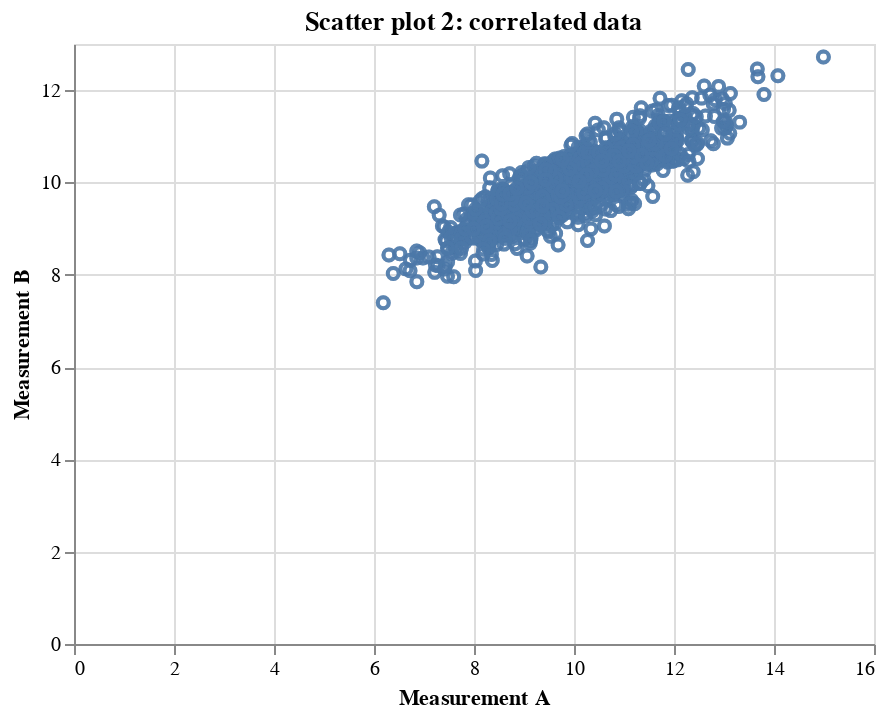

Notebook cell for this chart:
### Code cell
import pandas as pd
import altair as alt
import numpy as np

df = pd.read_pickle('example7.pkl')
selection = alt.selection_interval(bind='scales')

alt.Chart(df).transform_fold(
    ['Measurement A', 'Measurement B'],
    as_=['Experiment', 'Measurement']
).mark_point().encode(
    x='Measurement A',
    y='Measurement B'
).properties(
    title=['Scatter plot 2: correlated data'
          ]
).add_selection(
    selection
)

### Figure 1 — Vega-Lite specification as saved in the notebook (floating-point values rounded to 4 significant figures; data arrays with more than 128 entries replaced by an {"elided": "..."} marker saying what was removed)
{"config": {"view": {"continuousWidth": 400, "continuousHeight": 300}}, "data": {"name": "data-b60f81a19c937fcfa82265e06e550538"}, "mark": "point", "encoding": {"x": {"field": "Measurement A", "type": "quantitative"}, "y": {"field": "Measurement B", "type": "quantitative"}}, "selection": {"selector022": {"type": "interval", "bind": "scales"}}, "title": ["Scatter plot 2: correlated data"], "transform": [{"fold": ["Measurement A", "Measurement B"], "as": ["Experiment", "Measurement"]}], "$schema": "https://vega.github.io/schema/vega-lite/v4.17.0.json", "datasets": {"data-b60f81a19c937fcfa82265e06e550538": {"elided": "1000 records"}}}
